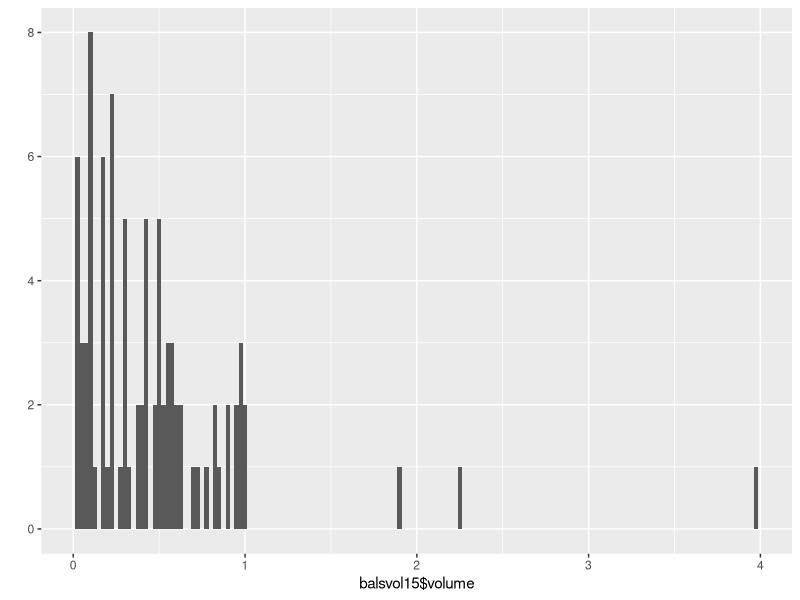
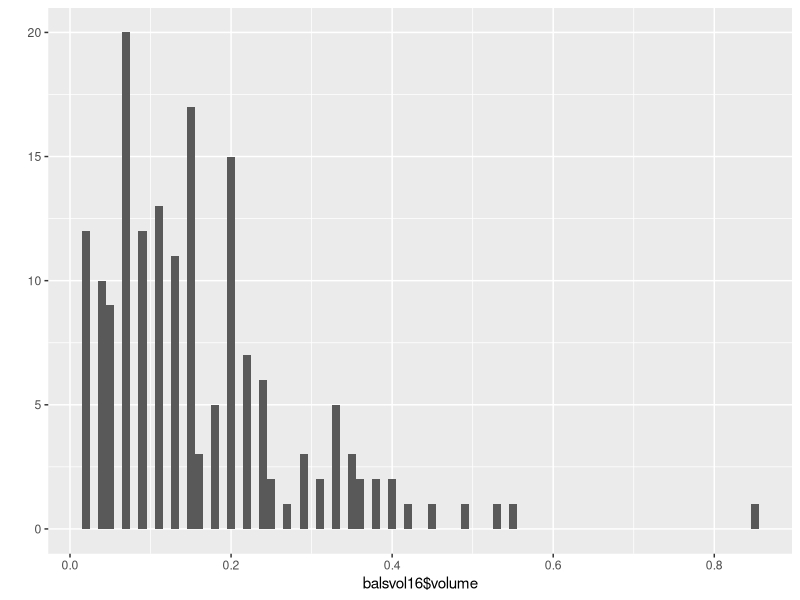
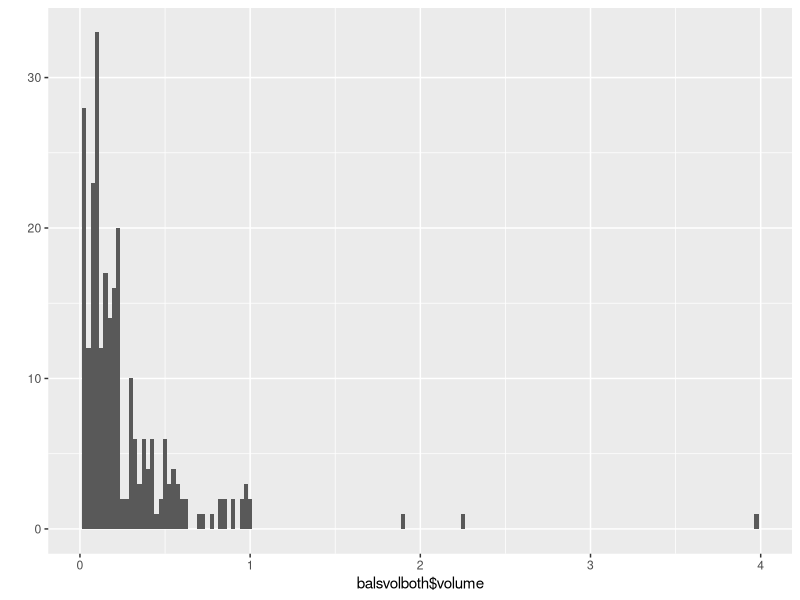
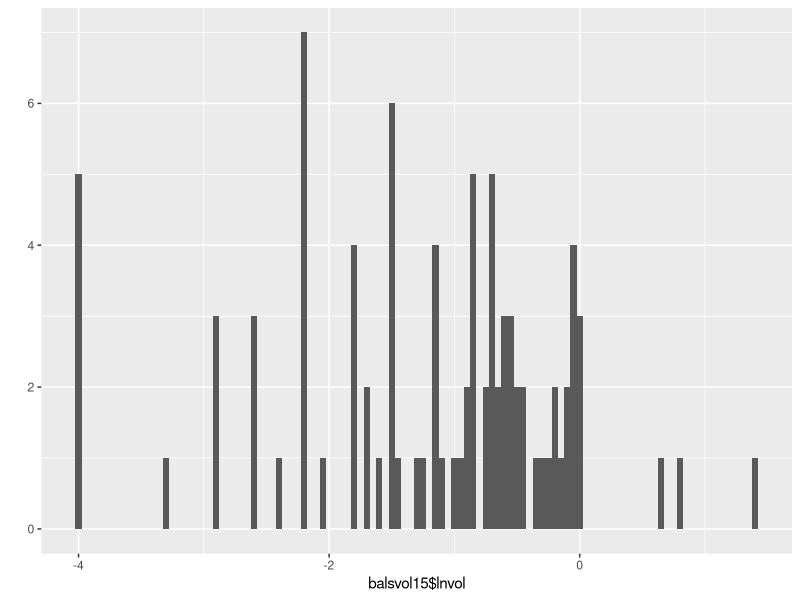
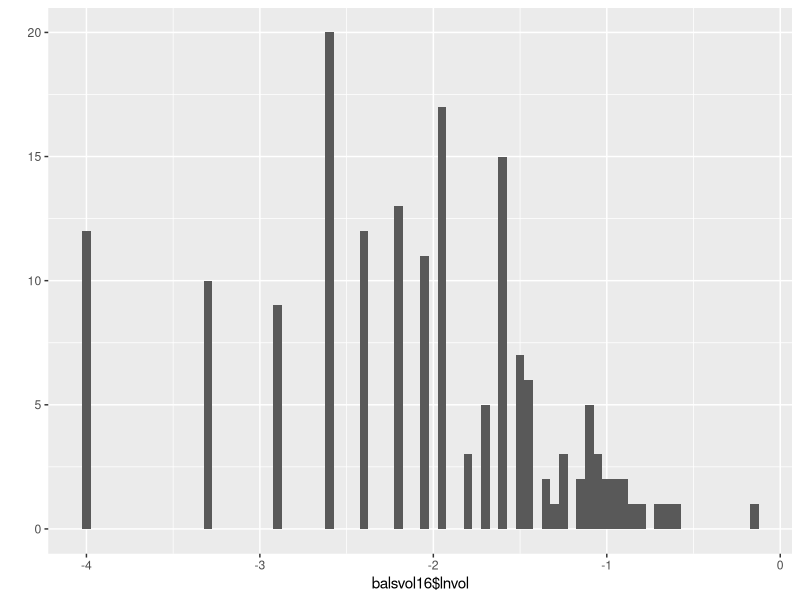
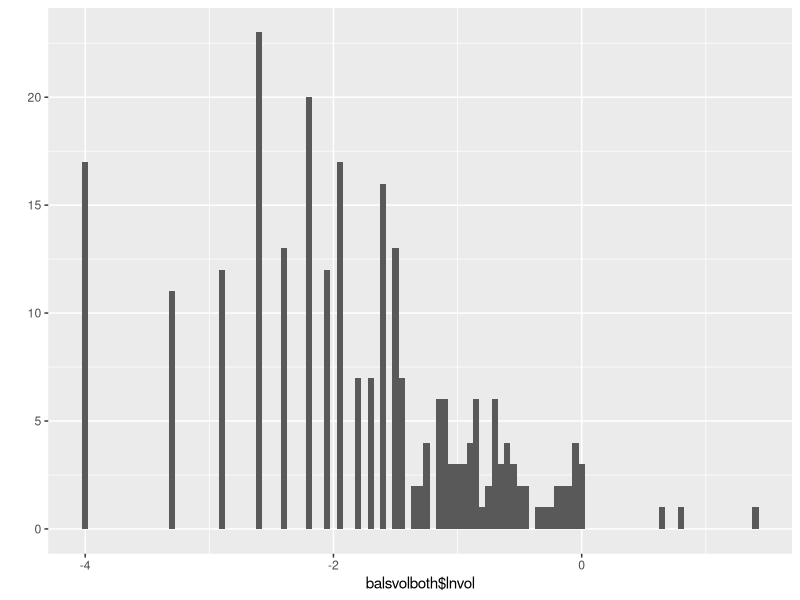
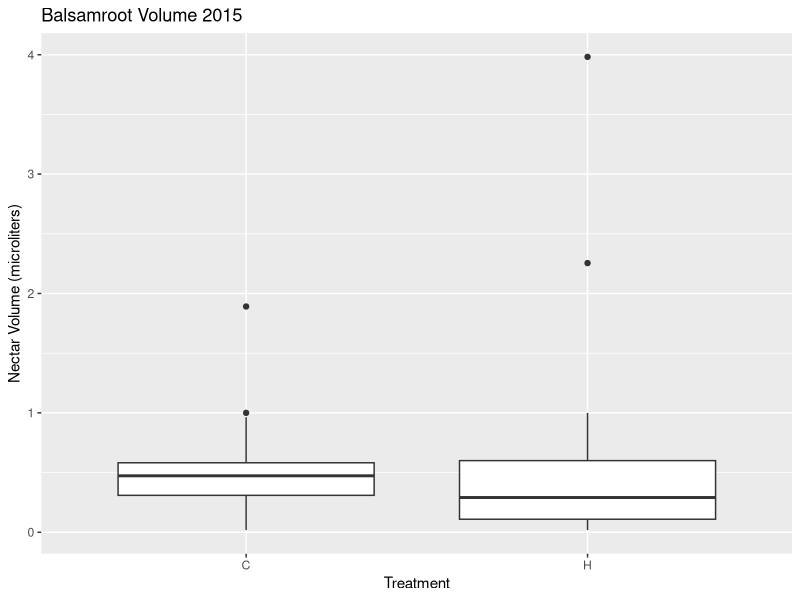
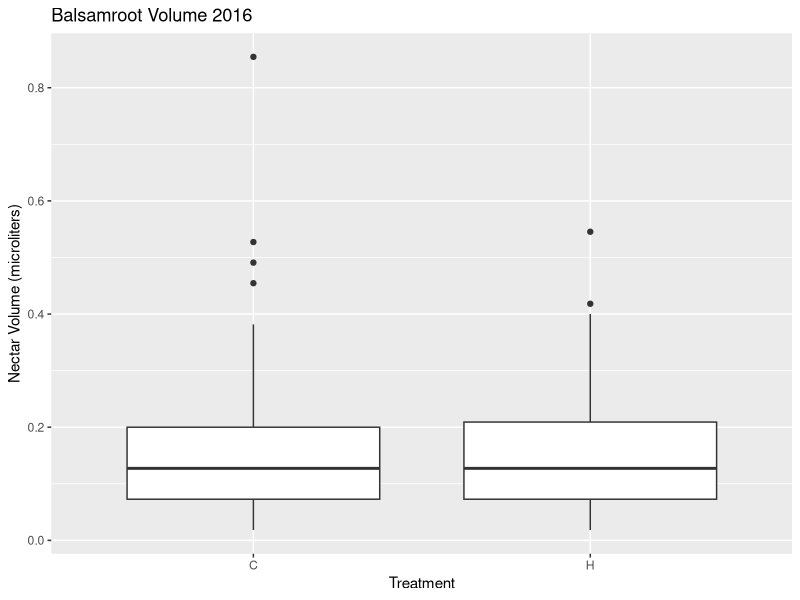

Write the R code that produced these figures, in order. (Note: this script raises an error after producing the figures.)
library(ggplot2)
library(dplyr)

setwd("D:/Iowa State University/Debinski Lab/Nectar data/MAL")

balsvol15 <- read.csv("nectar analysis/data files/balsvol15.csv", header = T)
balsvol16 <- read.csv("nectar analysis/data files/balsvol16.csv", header = T)
balsvolboth <- rbind(balsvol15,balsvol16)

balsvol15$lnvol <- log(balsvol15$volume)
balsvol16$lnvol <- log(balsvol16$volume)
balsvolboth$lnvol <- log(balsvolboth$volume)

#Data summaries

summary(balsvol15)
summary(balsvol16)
summary(balsvolboth)

summarize(group_by(balsvol15, treatment), meanVol = mean(volume), sdVolume = sd(volume))
summarize(group_by(balsvol16, treatment), meanVol = mean(volume), sdVolume = sd(volume))
summarize(group_by(balsvolboth, treatment), meanVol = mean(volume), sdVolume = sd(volume))

qplot(balsvol15$volume, binwidth = .025)
qplot(balsvol16$volume, binwidth = .01)
qplot(balsvolboth$volume, binwidth = .025)

qplot(balsvol15$lnvol, binwidth = .05)
qplot(balsvol16$lnvol, binwidth = .05)
qplot(balsvolboth$lnvol, binwidth = .05)

ggplot(balsvol15, aes(x=treatment, y=volume)) + geom_boxplot() +
  xlab("Treatment") +
  ylab("Nectar Volume (microliters)") + ggtitle("Balsamroot Volume 2015")

ggplot(balsvol16, aes(x=treatment, y=volume)) + geom_boxplot() +
  xlab("Treatment") +
  ylab("Nectar Volume (microliters)") + ggtitle("Balsamroot Volume 2016")

ggplot(balsvolboth, aes(x=treatment, y=volume)) + geom_boxplot() +
  xlab("Treatment") +
  ylab("Nectar Volume (microliters)") + ggtitle("Balsamroot Volume 2015 & 2016")

# Homoscedastic?

var15C <- sd(balsvol15$volume[balsvol15$treatment=="C"])^2
var15H <- sd(balsvol15$volume[balsvol15$treatment=="H"])^2
ratio15 <- var15H/var15C
ratio15

lnvar15C <- sd(balsvol15$lnvol[balsvol15$treatment=="C"])^2
lnvar15H <- sd(balsvol15$lnvol[balsvol15$treatment=="H"])^2
lnratio15 <- lnvar15H/lnvar15C
lnratio15

var16C <- sd(balsvol16$volume[balsvol16$treatment=="C"])^2
var16H <- sd(balsvol16$volume[balsvol16$treatment=="H"])^2
ratio16 <- var16C/var16H
ratio16

lnvar16C <- sd(balsvol16$lnvol[balsvol16$treatment=="C"])^2
lnvar16H <- sd(balsvol16$lnvol[balsvol16$treatment=="H"])^2
lnratio16 <- lnvar16H/lnvar16C
lnratio16

varbothC <- sd(balsvolboth$volume[balsvolboth$treatment=="C"])^2
varbothH <- sd(balsvolboth$volume[balsvolboth$treatment=="H"])^2
ratioboth <- varbothH/varbothC
ratioboth

lnvarbothC <- sd(balsvolboth$lnvol[balsvolboth$treatment=="C"])^2
lnvarbothH <- sd(balsvolboth$lnvol[balsvolboth$treatment=="H"])^2
lnratioboth <- lnvarbothH/lnvarbothC
lnratioboth

# Q-Q plots

qqnorm(balsvol15$volume)
qqnorm(balsvol16$volume)
qqnorm(balsvolboth$volume)

qqnorm(balsvol15$lnvol)
qqnorm(balsvol16$lnvol)
qqnorm(balsvolboth$lnvol)

# Plots of response by variable
  # by date
with(balsvolboth, plot(date, volume, main = "Volume by date", xlab = "Date", ylab = "Volume"))
with(balsvolboth, plot(plot, volume, main = "Volume by plot", xlab = "Plot", ylab = "volume"))

with(balsvolboth, plot(date, lnvol, main = "ln(volume) by date", xlab = "Date", ylab = "Volume"))
with(balsvolboth, plot(plot, lnvol, main = "ln(volume) by plot", xlab = "Plot", ylab = "volume"))

